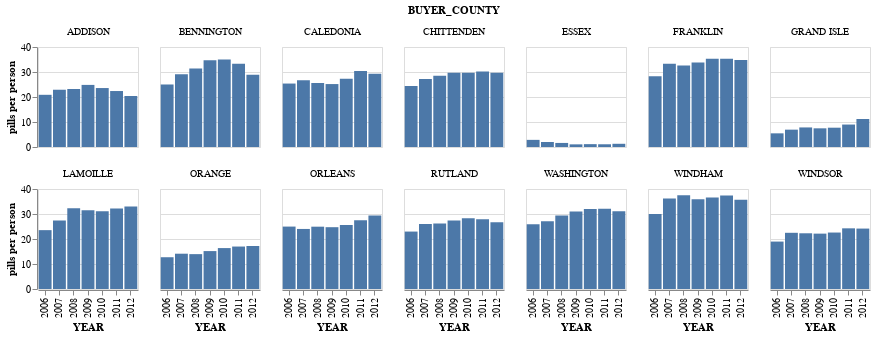

Source (notebook cell):
### Markdown cell above
Now let's look at pills per person for each county.

### Code cell
county_rate_facet = alt.Chart(arcosvt_annual_county).mark_bar().encode(
    x="YEAR:O",
    y=alt.Y("rate",axis=alt.Axis(title='pills per person')),
    facet="BUYER_COUNTY:N",
#     color=alt.Color("BUYER_COUNTY:N", legend=None),
    tooltip=["YEAR","DOSAGE_UNIT","rate"]
).properties(
    width=100,
    height=100,
    columns=7,
)

county_rate_facet

### Figure 1 — Vega-Lite specification as saved in the notebook (floating-point values rounded to 4 significant figures)
{"$schema": "https://vega.github.io/schema/vega-lite/v3.3.0.json", "columns": 7, "config": {"mark": {"tooltip": null}, "view": {"height": 300, "width": 400}}, "data": {"name": "data-c738ee18583df2484806a73604437710"}, "datasets": {"data-c738ee18583df2484806a73604437710": [{"BUYER_COUNTY": "ADDISON", "DOSAGE_UNIT": 767400, "YEAR": "2006", "pop": 36758, "rate": 20.88}, {"BUYER_COUNTY": "ADDISON", "DOSAGE_UNIT": 844900, "YEAR": "2007", "pop": 36886, "rate": 22.91}, {"BUYER_COUNTY": "ADDISON", "DOSAGE_UNIT": 856050, "YEAR": "2008", "pop": 36905, "rate": 23.2}, {"BUYER_COUNTY": "ADDISON", "DOSAGE_UNIT": 915270, "YEAR": "2009", "pop": 36847, "rate": 24.84}, {"BUYER_COUNTY": "ADDISON", "DOSAGE_UNIT": 868380, "YEAR": "2010", "pop": 36826, "rate": 23.58}, {"BUYER_COUNTY": "ADDISON", "DOSAGE_UNIT": 827640, "YEAR": "2011", "pop": 36967, "rate": 22.39}, {"BUYER_COUNTY": "ADDISON", "DOSAGE_UNIT": 753100, "YEAR": "2012", "pop": 36901, "rate": 20.41}, {"BUYER_COUNTY": "BENNINGTON", "DOSAGE_UNIT": 928330, "YEAR": "2006", "pop": 37127, "rate": 25.0}, {"BUYER_COUNTY": "BENNINGTON", "DOSAGE_UNIT": 1077520, "YEAR": "2007", "pop": 37077, "rate": 29.06}, {"BUYER_COUNTY": "BENNINGTON", "DOSAGE_UNIT": 1167540, "YEAR": "2008", "pop": 37168, "rate": 31.41}, {"BUYER_COUNTY": "BENNINGTON", "DOSAGE_UNIT": 1288890, "YEAR": "2009", "pop": 37151, "rate": 34.69}, {"BUYER_COUNTY": "BENNINGTON", "DOSAGE_UNIT": 1298830, "YEAR": "2010", "pop": 37083, "rate": 35.02}, {"BUYER_COUNTY": "BENNINGTON", "DOSAGE_UNIT": 1224420, "YEAR": "2011", "pop": 36814, "rate": 33.26}, {"BUYER_COUNTY": "BENNINGTON", "DOSAGE_UNIT": 1059860, "YEAR": "2012", "pop": 36614, "rate": 28.95}, {"BUYER_COUNTY": "CALEDONIA", "DOSAGE_UNIT": 793200, "YEAR": "2006", "pop": 31252, "rate": 25.38}, {"BUYER_COUNTY": "CALEDONIA", "DOSAGE_UNIT": 833000, "YEAR": "2007", "pop": 31238, "rate": 26.67}, {"BUYER_COUNTY": "CALEDONIA", "DOSAGE_UNIT": 798200, "YEAR": "2008", "pop": 31167, "rate": 25.61}, {"BUYER_COUNTY": "CALEDONIA", "DOSAGE_UNIT": 785780, "YEAR": "2009", "pop": 31213, "rate": 25.17}, {"BUYER_COUNTY": "CALEDONIA", "DOSAGE_UNIT": 850860, "YEAR": "2010", "pop": 31162, "rate": 27.3}, {"BUYER_COUNTY": "CALEDONIA", "DOSAGE_UNIT": 943950, "YEAR": "2011", "pop": 31102, "rate": 30.35}, {"BUYER_COUNTY": "CALEDONIA", "DOSAGE_UNIT": 908560, "YEAR": "2012", "pop": 31019, "rate": 29.29}, {"BUYER_COUNTY": "CHITTENDEN", "DOSAGE_UNIT": 3729120, "YEAR": "2006", "pop": 152861, "rate": 24.4}, {"BUYER_COUNTY": "CHITTENDEN", "DOSAGE_UNIT": 4180940, "YEAR": "2007", "pop": 153625, "rate": 27.22}, {"BUYER_COUNTY": "CHITTENDEN", "DOSAGE_UNIT": 4407100, "YEAR": "2008", "pop": 154659, "rate": 28.5}, {"BUYER_COUNTY": "CHITTENDEN", "DOSAGE_UNIT": 4628400, "YEAR": "2009", "pop": 155793, "rate": 29.71}, {"BUYER_COUNTY": "CHITTENDEN", "DOSAGE_UNIT": 4663208, "YEAR": "2010", "pop": 156773, "rate": 29.74}, {"BUYER_COUNTY": "CHITTENDEN", "DOSAGE_UNIT": 4774160, "YEAR": "2011", "pop": 158023, "rate": 30.21}, {"BUYER_COUNTY": "CHITTENDEN", "DOSAGE_UNIT": 4713270, "YEAR": "2012", "pop": 158677, "rate": 29.7}, {"BUYER_COUNTY": "ESSEX", "DOSAGE_UNIT": 18100, "YEAR": "2006", "pop": 6341, "rate": 2.854}, {"BUYER_COUNTY": "ESSEX", "DOSAGE_UNIT": 12900, "YEAR": "2007", "pop": 6421, "rate": 2.009}, {"BUYER_COUNTY": "ESSEX", "DOSAGE_UNIT": 10400, "YEAR": "2008", "pop": 6404, "rate": 1.624}, {"BUYER_COUNTY": "ESSEX", "DOSAGE_UNIT": 6700, "YEAR": "2009", "pop": 6331, "rate": 1.058}, {"BUYER_COUNTY": "ESSEX", "DOSAGE_UNIT": 7200, "YEAR": "2010", "pop": 6312, "rate": 1.141}, {"BUYER_COUNTY": "ESSEX", "DOSAGE_UNIT": 6900, "YEAR": "2011", "pop": 6323, "rate": 1.091}, {"BUYER_COUNTY": "ESSEX", "DOSAGE_UNIT": 8000, "YEAR": "2012", "pop": 6223, "rate": 1.286}, {"BUYER_COUNTY": "FRANKLIN", "DOSAGE_UNIT": 1342300, "YEAR": "2006", "pop": 47392, "rate": 28.32}, {"BUYER_COUNTY": "FRANKLIN", "DOSAGE_UNIT": 1578960, "YEAR": "2007", "pop": 47455, "rate": 33.27}, {"BUYER_COUNTY": "FRANKLIN", "DOSAGE_UNIT": 1544900, "YEAR": "2008", "pop": 47462, "rate": 32.55}, {"BUYER_COUNTY": "FRANKLIN", "DOSAGE_UNIT": 1609795, "YEAR": "2009", "pop": 47620, "rate": 33.81}, {"BUYER_COUNTY": "FRANKLIN", "DOSAGE_UNIT": 1686720, "YEAR": "2010", "pop": 47813, "rate": 35.28}, {"BUYER_COUNTY": "FRANKLIN", "DOSAGE_UNIT": 1702950, "YEAR": "2011", "pop": 48214, "rate": 35.32}, {"BUYER_COUNTY": "FRANKLIN", "DOSAGE_UNIT": 1682080, "YEAR": "2012", "pop": 48307, "rate": 34.82}, {"BUYER_COUNTY": "GRAND ISLE", "DOSAGE_UNIT": 39200, "YEAR": "2006", "pop": 7173, "rate": 5.465}, {"BUYER_COUNTY": "GRAND ISLE", "DOSAGE_UNIT": 49600, "YEAR": "2007", "pop": 7152, "rate": 6.935}, {"BUYER_COUNTY": "GRAND ISLE", "DOSAGE_UNIT": 56430, "YEAR": "2008", "pop": 7211, "rate": 7.826}, {"BUYER_COUNTY": "GRAND ISLE", "DOSAGE_UNIT": 52460, "YEAR": "2009", "pop": 7022, "rate": 7.471}, {"BUYER_COUNTY": "GRAND ISLE", "DOSAGE_UNIT": 53660, "YEAR": "2010", "pop": 6948, "rate": 7.723}, {"BUYER_COUNTY": "GRAND ISLE", "DOSAGE_UNIT": 62630, "YEAR": "2011", "pop": 6973, "rate": 8.982}, {"BUYER_COUNTY": "GRAND ISLE", "DOSAGE_UNIT": 78130, "YEAR": "2012", "pop": 6971, "rate": 11.21}, {"BUYER_COUNTY": "LAMOILLE", "DOSAGE_UNIT": 556600, "YEAR": "2006", "pop": 23642, "rate": 23.54}, {"BUYER_COUNTY": "LAMOILLE", "DOSAGE_UNIT": 651430, "YEAR": "2007", "pop": 23778, "rate": 27.4}, {"BUYER_COUNTY": "LAMOILLE", "DOSAGE_UNIT": 775380, "YEAR": "2008", "pop": 23971, "rate": 32.35}, {"BUYER_COUNTY": "LAMOILLE", "DOSAGE_UNIT": 762250, "YEAR": "2009", "pop": 24193, "rate": 31.51}, {"BUYER_COUNTY": "LAMOILLE", "DOSAGE_UNIT": 761740, "YEAR": "2010", "pop": 24517, "rate": 31.07}, {"BUYER_COUNTY": "LAMOILLE", "DOSAGE_UNIT": 794720, "YEAR": "2011", "pop": 24706, "rate": 32.17}, {"BUYER_COUNTY": "LAMOILLE", "DOSAGE_UNIT": 822550, "YEAR": "2012", "pop": 24945, "rate": 32.97}, {"BUYER_COUNTY": "ORANGE", "DOSAGE_UNIT": 371700, "YEAR": "2006", "pop": 29249, "rate": 12.71}, {"BUYER_COUNTY": "ORANGE", "DOSAGE_UNIT": 411100, "YEAR": "2007", "pop": 29119, "rate": 14.12}, {"BUYER_COUNTY": "ORANGE", "DOSAGE_UNIT": 404900, "YEAR": "2008", "pop": 29032, "rate": 13.95}, {"BUYER_COUNTY": "ORANGE", "DOSAGE_UNIT": 439300, "YEAR": "2009", "pop": 28965, "rate": 15.17}, {"BUYER_COUNTY": "ORANGE", "DOSAGE_UNIT": 473810, "YEAR": "2010", "pop": 28947, "rate": 16.37}, {"BUYER_COUNTY": "ORANGE", "DOSAGE_UNIT": 492810, "YEAR": "2011", "pop": 29018, "rate": 16.98}, {"BUYER_COUNTY": "ORANGE", "DOSAGE_UNIT": 497240, "YEAR": "2012", "pop": 28917, "rate": 17.2}, {"BUYER_COUNTY": "ORLEANS", "DOSAGE_UNIT": 679540, "YEAR": "2006", "pop": 27215, "rate": 24.97}, {"BUYER_COUNTY": "ORLEANS", "DOSAGE_UNIT": 656590, "YEAR": "2007", "pop": 27332, "rate": 24.02}, {"BUYER_COUNTY": "ORLEANS", "DOSAGE_UNIT": 679760, "YEAR": "2008", "pop": 27269, "rate": 24.93}, {"BUYER_COUNTY": "ORLEANS", "DOSAGE_UNIT": 673320, "YEAR": "2009", "pop": 27234, "rate": 24.72}, {"BUYER_COUNTY": "ORLEANS", "DOSAGE_UNIT": 698250, "YEAR": "2010", "pop": 27245, "rate": 25.63}, {"BUYER_COUNTY": "ORLEANS", "DOSAGE_UNIT": 748500, "YEAR": "2011", "pop": 27191, "rate": 27.53}, {"BUYER_COUNTY": "ORLEANS", "DOSAGE_UNIT": 798050, "YEAR": "2012", "pop": 27161, "rate": 29.38}, {"BUYER_COUNTY": "RUTLAND", "DOSAGE_UNIT": 1444890, "YEAR": "2006", "pop": 62894, "rate": 22.97}, {"BUYER_COUNTY": "RUTLAND", "DOSAGE_UNIT": 1626970, "YEAR": "2007", "pop": 62618, "rate": 25.98}, {"BUYER_COUNTY": "RUTLAND", "DOSAGE_UNIT": 1634720, "YEAR": "2008", "pop": 62368, "rate": 26.21}, {"BUYER_COUNTY": "RUTLAND", "DOSAGE_UNIT": 1698940, "YEAR": "2009", "pop": 61946, "rate": 27.43}, {"BUYER_COUNTY": "RUTLAND", "DOSAGE_UNIT": 1743100, "YEAR": "2010", "pop": 61578, "rate": 28.31}, {"BUYER_COUNTY": "RUTLAND", "DOSAGE_UNIT": 1708620, "YEAR": "2011", "pop": 61220, "rate": 27.91}, {"BUYER_COUNTY": "RUTLAND", "DOSAGE_UNIT": 1622730, "YEAR": "2012", "pop": 60791, "rate": 26.69}, {"BUYER_COUNTY": "WASHINGTON", "DOSAGE_UNIT": 1536760, "YEAR": "2006", "pop": 59414, "rate": 25.87}, {"BUYER_COUNTY": "WASHINGTON", "DOSAGE_UNIT": 1607580, "YEAR": "2007", "pop": 59275, "rate": 27.12}, {"BUYER_COUNTY": "WASHINGTON", "DOSAGE_UNIT": 1745730, "YEAR": "2008", "pop": 59278, "rate": 29.45}, {"BUYER_COUNTY": "WASHINGTON", "DOSAGE_UNIT": 1839200, "YEAR": "2009", "pop": 59353, "rate": 30.99}, {"BUYER_COUNTY": "WASHINGTON", "DOSAGE_UNIT": 1904890, "YEAR": "2010", "pop": 59569, "rate": 31.98}, {"BUYER_COUNTY": "WASHINGTON", "DOSAGE_UNIT": 1914370, "YEAR": "2011", "pop": 59584, "rate": 32.13}, {"BUYER_COUNTY": "WASHINGTON", "DOSAGE_UNIT": 1845700, "YEAR": "2012", "pop": 59405, "rate": 31.07}, {"BUYER_COUNTY": "WINDHAM", "DOSAGE_UNIT": 1333400, "YEAR": "2006", "pop": 44390, "rate": 30.04}, {"BUYER_COUNTY": "WINDHAM", "DOSAGE_UNIT": 1607510, "YEAR": "2007", "pop": 44444, "rate": 36.17}, {"BUYER_COUNTY": "WINDHAM", "DOSAGE_UNIT": 1664870, "YEAR": "2008", "pop": 44407, "rate": 37.49}, {"BUYER_COUNTY": "WINDHAM", "DOSAGE_UNIT": 1595910, "YEAR": "2009", "pop": 44441, "rate": 35.91}, {"BUYER_COUNTY": "WINDHAM", "DOSAGE_UNIT": 1630910, "YEAR": "2010", "pop": 44505, "rate": 36.65}, {"BUYER_COUNTY": "WINDHAM", "DOSAGE_UNIT": 1654910, "YEAR": "2011", "pop": 44239, "rate": 37.41}, {"BUYER_COUNTY": "WINDHAM", "DOSAGE_UNIT": 1572570, "YEAR": "2012", "pop": 43998, "rate": 35.74}, {"BUYER_COUNTY": "WINDSOR", "DOSAGE_UNIT": 1084700, "YEAR": "2006", "pop": 57184, "rate": 18.97}, {"BUYER_COUNTY": "WINDSOR", "DOSAGE_UNIT": 1282740, "YEAR": "2007", "pop": 57061, "rate": 22.48}, {"BUYER_COUNTY": "WINDSOR", "DOSAGE_UNIT": 1266960, "YEAR": "2008", "pop": 56850, "rate": 22.29}, {"BUYER_COUNTY": "WINDSOR", "DOSAGE_UNIT": 1256050, "YEAR": "2009", "pop": 56708, "rate": 22.15}, {"BUYER_COUNTY": "WINDSOR", "DOSAGE_UNIT": 1278230, "YEAR": "2010", "pop": 56602, "rate": 22.58}, {"BUYER_COUNTY": "WINDSOR", "DOSAGE_UNIT": 1373650, "YEAR": "2011", "pop": 56605, "rate": 24.27}, {"BUYER_COUNTY": "WINDSOR", "DOSAGE_UNIT": 1356730, "YEAR": "2012", "pop": 56134, "rate": 24.17}]}, "encoding": {"facet": {"field": "BUYER_COUNTY", "type": "nominal"}, "tooltip": [{"field": "YEAR", "type": "nominal"}, {"field": "DOSAGE_UNIT", "type": "quantitative"}, {"field": "rate", "type": "quantitative"}], "x": {"field": "YEAR", "type": "ordinal"}, "y": {"axis": {"title": "pills per person"}, "field": "rate", "type": "quantitative"}}, "height": 100, "mark": "bar", "width": 100}
